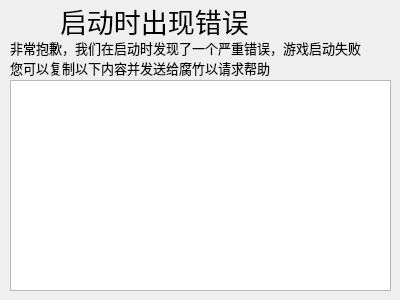
<?xml version="1.0" encoding="UTF-8"?>
<ui version="4.0">
 <class>Form</class>
 <widget class="QWidget" name="Form">
  <property name="geometry">
   <rect>
    <x>0</x>
    <y>0</y>
    <width>400</width>
    <height>300</height>
   </rect>
  </property>
  <property name="minimumSize">
   <size>
    <width>400</width>
    <height>300</height>
   </size>
  </property>
  <property name="maximumSize">
   <size>
    <width>400</width>
    <height>300</height>
   </size>
  </property>
  <property name="font">
   <font>
    <pointsize>10</pointsize>
   </font>
  </property>
  <property name="windowTitle">
   <string>错误</string>
  </property>
  <widget class="QTextBrowser" name="exception">
   <property name="geometry">
    <rect>
     <x>10</x>
     <y>80</y>
     <width>381</width>
     <height>211</height>
    </rect>
   </property>
  </widget>
  <widget class="QLabel" name="title">
   <property name="geometry">
    <rect>
     <x>60</x>
     <y>0</y>
     <width>201</width>
     <height>41</height>
    </rect>
   </property>
   <property name="font">
    <font>
     <pointsize>20</pointsize>
    </font>
   </property>
   <property name="text">
    <string>启动时出现错误</string>
   </property>
   <property name="scaledContents">
    <bool>false</bool>
   </property>
  </widget>
  <widget class="QLabel" name="error_icon">
   <property name="geometry">
    <rect>
     <x>10</x>
     <y>0</y>
     <width>41</width>
     <height>41</height>
    </rect>
   </property>
   <property name="text">
    <string/>
   </property>
   <property name="pixmap">
    <pixmap>error.png</pixmap>
   </property>
   <property name="scaledContents">
    <bool>true</bool>
   </property>
  </widget>
  <widget class="QLabel" name="label_3">
   <property name="geometry">
    <rect>
     <x>10</x>
     <y>40</y>
     <width>351</width>
     <height>16</height>
    </rect>
   </property>
   <property name="text">
    <string>非常抱歉，我们在启动时发现了一个严重错误，游戏启动失败。</string>
   </property>
  </widget>
  <widget class="QLabel" name="label">
   <property name="geometry">
    <rect>
     <x>10</x>
     <y>60</y>
     <width>351</width>
     <height>16</height>
    </rect>
   </property>
   <property name="text">
    <string>您可以复制以下内容并发送给腐竹以请求帮助</string>
   </property>
  </widget>
 </widget>
 <resources/>
 <connections/>
</ui>
